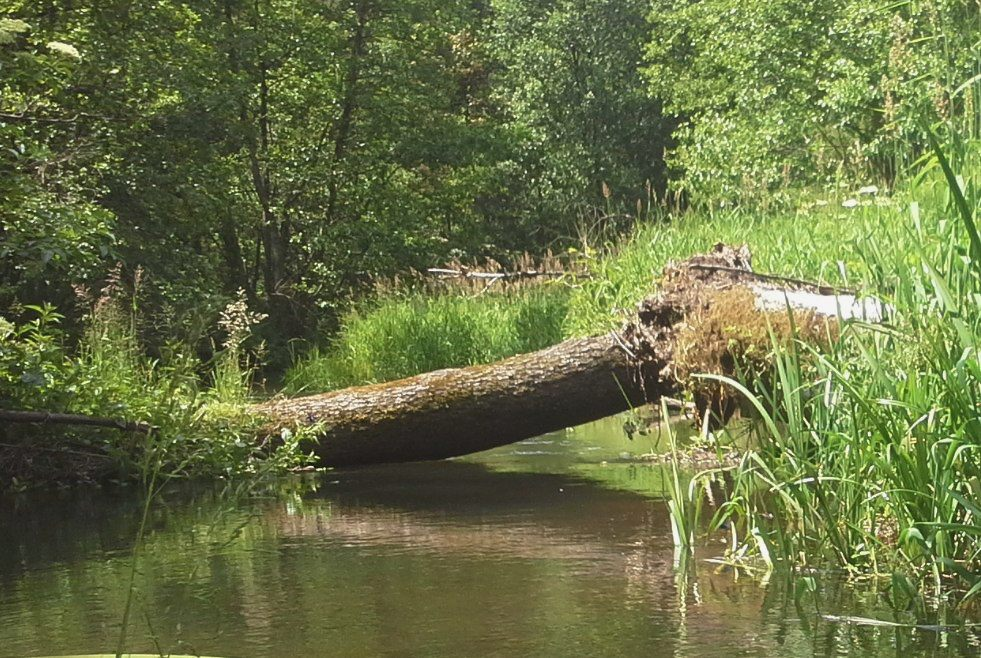
%> input picture lab1/rzeczka.jpg, 981 x 658 px
$ octave ciemnomi.m   (GNU Octave 9; MATLAB toolbox functions it lacks are replaced by stand-ins)
%> lines starting %> are read from the running program, lines starting %| are printed output that depends on the picture
img = double(imread('rzeczka.jpg'));
[rows,cols,channels] = size(img)
%> rows = 658; cols = 981; channels = 3
mid = floor(rows/2);
%> mid = 329
gora = img(1:mid,:,:);
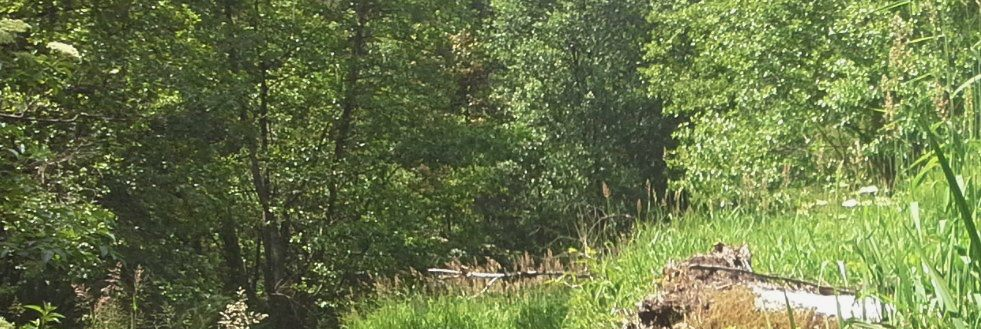
%> gora: size 329x981x3 double; mean R, G, B 105.7, 118.3, 72.3
dol = img(mid:3:end,:,:);
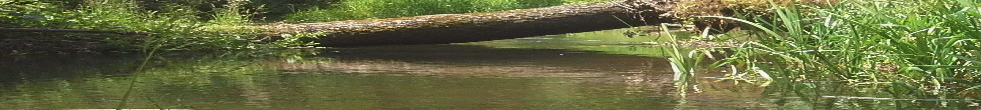
%> dol: size 110x981x3 double; mean R, G, B 103.7, 108.6, 65.2
dol(:,:,:) = dol/2;
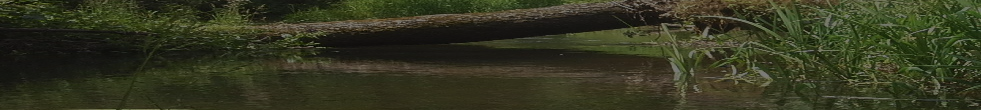
%> dol: size 110x981x3 double; mean R, G, B 51.9, 54.3, 32.6
img_out = [gora;dol];
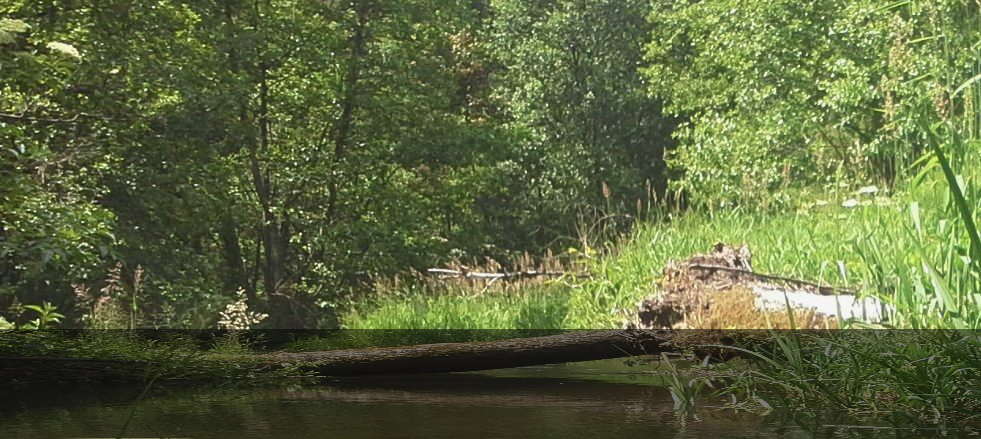
%> img_out: size 439x981x3 double; mean R, G, B 92.2, 102.3, 62.3
imshow(img_out/255);

$ run again, with lab1/nowy_obrazek_polaczony.jpg copied over lab1/rzeczka.jpg
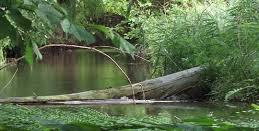
%> input picture lab1/nowy_obrazek_polaczony.jpg, 259 x 131 px
%> `gora = img(1:mid,:,:);`:
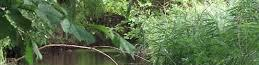
%> gora: size 65x259x3 double; mean R, G, B 93.3, 115.6, 77
%> `imshow(img_out/255);`:
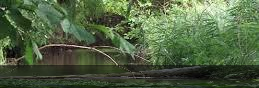
%> displayed picture: size 88x259x3, on the screen's scale of 0 to 255; mean R, G, B 80.2, 98.9, 66.2
